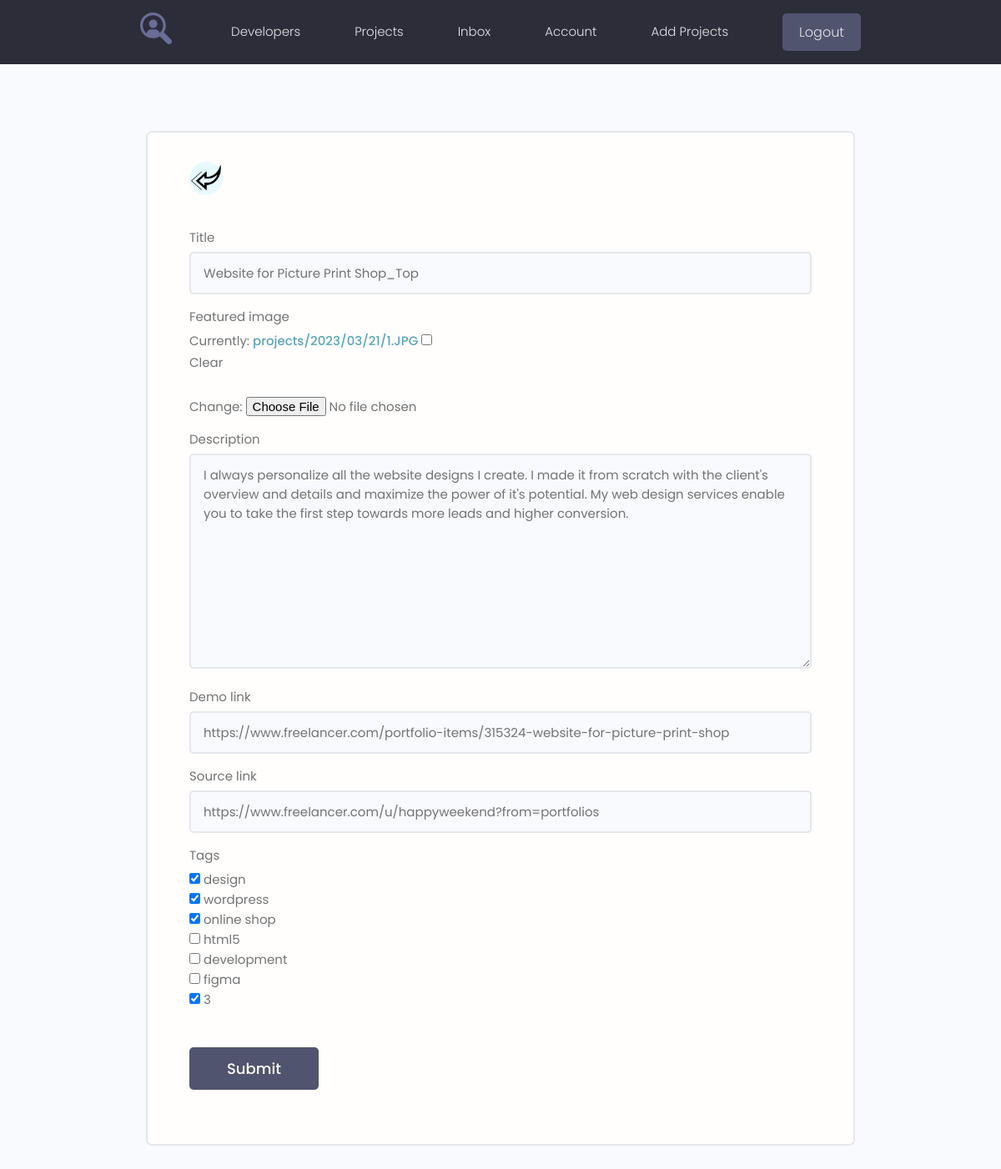
/projects/update_project/1/ (signed in), run on the app's committed database.
### projects/models.py (models this page shows, shortened)
class Project(models.Model):
    owner = models.ForeignKey(Profile, on_delete=models.SET_NULL, null=True, blank=True)
    title = models.CharField(max_length=200) # Название самого какого то проекта
    description = models.TextField(null=True, blank=True) # Поле по больше(Пустое поле, по умолчанию null)
    featured_image = models.ImageField(null=True, blank=True, upload_to='projects/%Y/%m/%d/', default='default.jpg') # Поле для изображения, поле будет заполняться динамически. upload_to - указывает по какому пути будет загружаться изображение. default='default.jpg' не указываем путь к папке, значит она должна лежать в медиа.
    demo_link = models.CharField(max_length=2000, null=True, blank=True) # будет два перехода
    source_link = models.CharField(max_length=2000, null=True, blank=True)
    tags = models.ManyToManyField('Tag', blank=True)
    vote_total = models.IntegerField(default=0, null=True, blank=True) # для подсчёта кол-ва процентов
    vote_ratio = models.IntegerField(default=0, null=True, blank=True) # для подсчёта кол-ва
    created = models.DateTimeField(auto_now_add=True)  # Дата создания какого-то проекта.

### projects/views.py (the view, shortened to what this page needs)
# urls.py: path('update_project/<str:pk>/', views.update_project, name='update_project'), # Путь для кнопки обновить проект.
@login_required(login_url='login')
def update_project(request, pk):
    profile = request.user.profile
    project = profile.project_set.get(id=pk)  # нужно получить данные по профилю пользователя.
    form = ProjectForm(instance=project)
    context = {
        'form': form,
        'project': project
    }
    return render(request, 'projects/form-template.html', context)

### projects/forms.py
class ProjectForm(ModelForm):
    class Meta: # Что бы конкретно что-то выводилось на нашу страницу, какие поля попадали в элементы формы, нужен класс Meta.
        model = Project # Данные будем брать из модели Project
        fields = ['title', 'featured_image', 'description', 'demo_link', 'source_link', 'tags'] # какие поля попадут в форму
        widgets = {
            'tags': forms.CheckboxSelectMultiple()  # Вывел Checkbox поле теги
        }
    def __init__(self, *args, **kwargs):
        super().__init__(*args, **kwargs) # наследуемся от ModelForm
        for name, field in self.fields.items():
            field.widget.attrs.update({'class': 'input'})

### projects/models.py (called while the page is built)
    def __str__(self):
        return self.name

### projects/templates/projects/form-template.html (shortened to what this page needs)
{% extends 'projects/base.html' %}
{% block content %}
{% load static %}
    <main class="formPage my-xl">
        <div class="content-box">
            <div class="formWrapper">
                <a class="backButton" href="{% url 'account' %}"><img src="{% static 'images/left.png' %}" alt="left"></a>
                <br>
                <form class="form" method="POST" enctype="multipart/form-data">
                    {% for field in form %}
                    <div class="form__field">
                        <label for="formInput#text">{{ field.label }}</label>
                        {{ field }}
                    </div>
                    {% endfor %}
                    <input class="btn btn--sub btn--lg  my-md" type="submit" value="Submit" />
                </form>
            </div>
        </div>
    </main>
{% endblock %}

### projects/static/styles/app.css (style rules this page uses)
:root { --color-sub: #2d2d39; }
.btn--sub { background-color: var(--color-sub-light); }
img { width: 100%; }
.content-box { width: 95%; max-width: 85rem; margin: 0 auto; }
.backButton { background: var(--color-main-light); color: var(--color-main); width: 4rem; height: 4rem; display: flex; align-items: center; justify-content: center; border-radius: 50%; }
.formPage .formWrapper { list-style: none; background: var(--color-white); padding: 3.5rem 5rem; border: 2px solid var(--color-light); border-radius: 0.7rem; }

### projects/static/uikit/styles/modules/_variables.css (style rules this page uses)
:root { --color-main: #5aa5b9; --color-main-light: #e6faff; --color-sub: #3f4156; --color-sub-light: #51546e; --color-sub-lighter: #ededfd; --color-text: #737373; --color-gray: #8b8b8b; --color-light: #e5e7eb; --color-light-gray: #767676; --color-bg: #f8fafd; --color-white: #fffefd; --color-white-light: #f3f3f3; --color-success: #359e64; --color-success-bg: #def8e8; --color-error: #fc4b0b; --color-error-bg: #fff2ee; --font-base: 'Poppins', arial, helvetica, 'Segoe UI', roboto, ubuntu, sans-serif; --font-monospace: 'Fira Code', 'Courier New', courier, monospace; --font-regular: 300; --font-medium: 500; --font-bold: 700; --generic-shadow: 1px 1px 5px #00000010; --generic-transition: all 0.3s ease-in-out; }

### projects/static/uikit/styles/modules/_base.css (style rules this page uses)
* { margin: 0; padding: 0; box-sizing: border-box; text-rendering: optimizeLegibility; color: inherit; font-size: inherit; }
html { font-size: 50%; }
@media only screen and (min-width: 480px) { html { font-size: 56.25%; } }
@media only screen and (min-width: 1200px) { html { font-size: 62.5%; } }
body { line-height: 1.6; font-weight: 400; font-size: 1.5rem; color: var(--color-text); background-color: var(--color-bg); min-height: 100vh; }

### projects/static/uikit/styles/modules/_typography.css (style rules this page uses)
* { font-family: var(--font-base); }
a { padding-bottom: 2px; text-decoration: none; display: inline-block; color: var(--color-main); font-weight: var(--font-medium); }

### projects/static/uikit/styles/modules/_utilities.css (style rules this page uses)
.my-md { margin: 3rem auto; }
.my-xl { margin: 8rem auto; }

### projects/static/uikit/styles/modules/_button.css (style rules this page uses)
.btn { display: inline-block; position: relative; cursor: pointer; background-color: var(--color-light); font-weight: var(--font-medium); color: var(--color-sub); text-decoration: none; padding: 1rem 2rem; border-radius: 0.5rem; border: none; width: -webkit-fit-content; width: -moz-fit-content; width: fit-content; height: -webkit-fit-content; height: -moz-fit-content; height: fit-content; font-size: 1.6rem; outline-width: 0; outline-color: transparent; -webkit-backface-visibility: hidden; backface-visibility: hidden; transition: all 0.3s ease-in-out; }
.btn--sub { background-color: var(--color-sub); color: var(--color-white); }
.btn--lg { font-size: 1.8rem; padding: 1.2rem 4.5rem; }

### projects/static/uikit/styles/modules/_form.css (style rules this page uses)
.form { display: block; }
.form__field { margin-top: 1.5rem; margin-bottom: 1.5rem; }
.form__label, .form__field > label { display: block; margin-bottom: 0.5rem; color: var(--color-text); }
input.input[type='text'], input.input[type='email'], input.input[type='password'], input.input[type='number'], textarea.input { min-width: 24rem; width: 100%; padding: 1.2rem 1.5rem; border-radius: 0.5rem; border: 2px solid var(--color-light); transition: all 0.3s ease-in-out; background-color: var(--color-bg); }

### data on the page
Project: form "Website for Picture Print Shop_Top" "I always personalize all the website designs I create. I made it from scratch with the client's overview and details and maximize the power of it's potential. My web design services enable you to take the first step towards more leads and higher conversion." "https://www.freelancer.com/portfolio-items/315324-website-for-picture-print-shop" "https://www.freelancer.com/u/happyweekend?from=portfolios"

### other printed values
{{ field.label }} "Title" "Featured image" "Description" "Demo link" "Source link" "Tags"
